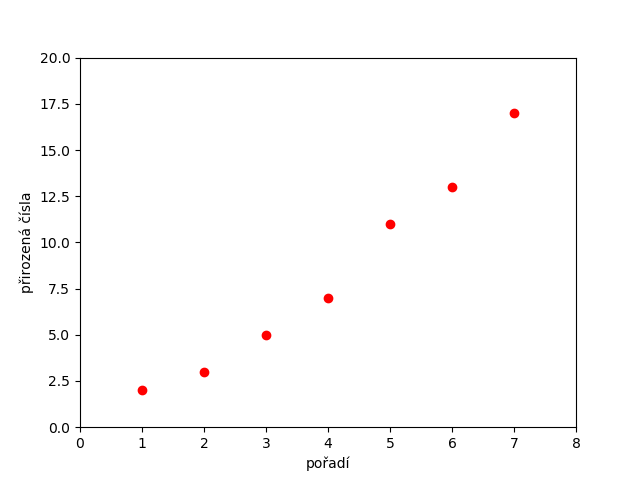

Write the Python code that produced this figure.
#!/usr/bin/env python3

import matplotlib.pyplot as plt

fig = plt.figure()
plt.axis([0, 8, 0, 20])
plt.xlabel('pořadí')
plt.ylabel('přirozená čísla')

for i,x in enumerate([2, 3, 5, 7, 11, 13, 17], start=1):
    plt.plot(i, x, 'ro')

plt.show()
